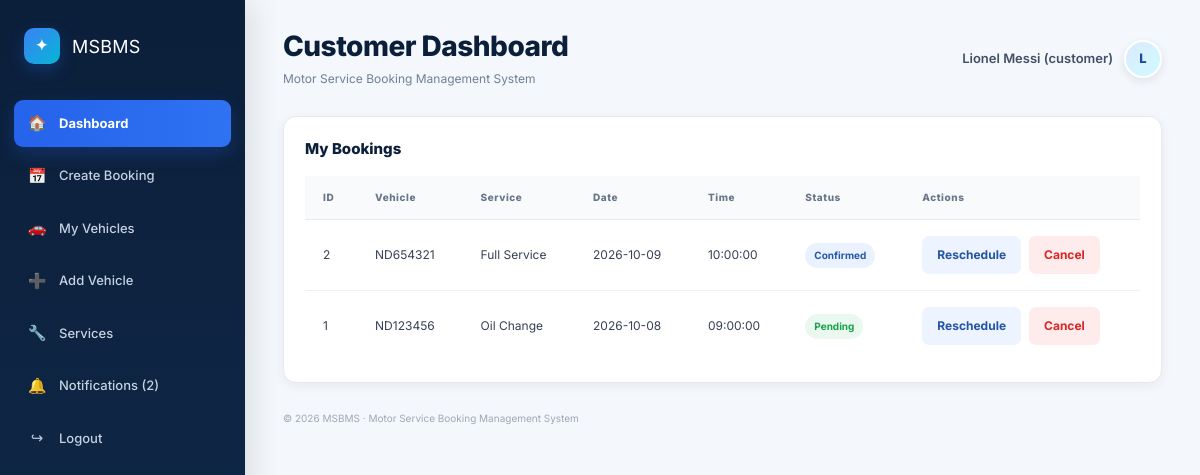
The page /public/customer.php (signed in) on the database its author committed.
### tables this page shows
CREATE TABLE bookings (booking_id INT AUTO_INCREMENT PRIMARY KEY, customer_id INT NOT NULL, vehicle_id INT NOT NULL, service_id INT NOT NULL, mechanic_id INT NULL, booking_date DATE NOT NULL, booking_time TIME NOT NULL, status ENUM('Pending','Confirmed','Canceled','Completed') NOT NULL DEFAULT 'Pending', notes TEXT, created_at DATETIME NOT NULL DEFAULT CURRENT_TIMESTAMP, FOREIGN KEY(customer_id) REFERENCES users(user_id) ON DELETE CASCADE, FOREIGN KEY(vehicle_id) REFERENCES vehicles(vehicle_id) ON DELETE CASCADE, FOREIGN KEY(service_id) REFERENCES services(service_id), FOREIGN KEY(mechanic_id) REFERENCES users(user_id));

CREATE TABLE vehicles (
vehicle_id INT AUTO_INCREMENT PRIMARY KEY,
customer_id INT NOT NULL,
registration_number VARCHAR(50) NOT NULL UNIQUE,
make VARCHAR(100) NOT NULL,
model VARCHAR(100) NOT NULL,
year INT NULL, vin VARCHAR(100) UNIQUE NULL,
created_at DATETIME NOT NULL DEFAULT CURRENT_TIMESTAMP,
FOREIGN KEY(customer_id) REFERENCES users(user_id) ON DELETE CASCADE);

CREATE TABLE services (
service_id INT AUTO_INCREMENT PRIMARY KEY,
service_name VARCHAR(150) NOT NULL,
description TEXT,
price DECIMAL(10,2) NOT NULL DEFAULT 0.00,
created_at DATETIME NOT NULL DEFAULT CURRENT_TIMESTAMP);

### app/bootstrap.php (called while the page is built, shortened)
<?php
spl_autoload_register(function (string $class): void {
    $directories = [
        __DIR__ . '/Core/',
        __DIR__ . '/Models/',
        __DIR__ . '/Repositories/',
        __DIR__ . '/Services/',
        __DIR__ . '/Controllers/',
    ];
    foreach ($directories as $directory) {
        $file = $directory . $class . '.php';
        if (file_exists($file)) {
            return;
        }
    }
});

### public/_init.php (called while the page is built, shortened)
<?php
require_once __DIR__ . '/../app/bootstrap.php';
$userRepo         = new UserRepository($db);
$vehicleRepo      = new VehicleRepository($db);
$serviceRepo      = new ServiceRepository($db);
$bookingRepo      = new BookingRepository($db);
$notificationRepo = new NotificationRepository($db);
$bookingService = new BookingService($bookingRepo, $vehicleRepo, $serviceRepo, $userRepo, $notificationRepo);
$bookingController      = new BookingController($bookingService, $bookingRepo, $vehicleRepo, $serviceRepo, $userRepo);
$notificationController = new NotificationController($notificationRepo);
function e(mixed $value): string
{
    return htmlspecialchars((string)$value, ENT_QUOTES, 'UTF-8');
}

### app/Core/Session.php (called while the page is built, shortened)
<?php
class Session
{
    public static function userId(): ?int
    {
        return isset($_SESSION['user_id']) ? (int) $_SESSION['user_id'] : null;
    }
    public static function role(): ?string
    {
        return $_SESSION['role'] ?? null;
    }
    public static function fullName(): ?string
    {
        return $_SESSION['full_name'] ?? null;
    }
}

### app/Repositories/NotificationRepository.php (called while the page is built, shortened)
<?php
class NotificationRepository
{
    public function unreadCount(int $userId): int { $s=$this->db->prepare('SELECT COUNT(*) total FROM notifications WHERE user_id=? AND is_read=0');$s->execute([$userId]);return(int)$s->fetch()['total'];}
}

### app/Controllers/NotificationController.php (called while the page is built, shortened)
<?php
class NotificationController
{
    public function unread(): int
    {
        return $this->notifications->unreadCount(Session::userId());
    }
}

### app/Repositories/BookingRepository.php (called while the page is built, shortened)
<?php
class BookingRepository
{
    public function findForCustomer(int $id): array { $s=$this->db->prepare("SELECT b.*,v.registration_number,v.make,v.model,s.service_name,s.price,m.full_name mechanic_name FROM bookings b JOIN vehicles v ON b.vehicle_id=v.vehicle_id JOIN services s ON b.service_id=s.service_id LEFT JOIN users m ON b.mechanic_id=m.user_id WHERE b.customer_id=? ORDER BY b.booking_date DESC,b.booking_time DESC");$s->execute([$id]);return$s->fetchAll(); }
}

### app/Controllers/BookingController.php (called while the page is built, shortened)
<?php
class BookingController
{
    public function customerBookings(): array
    {
        return $this->bookings->findForCustomer(Session::userId());
    }
}

### public/customer.php (the view, shortened to what this page needs)
<?php
require_once __DIR__ . '/_init.php';
$bookings = $bookingController->customerBookings();
function statusBadgeClass($status) {
    switch ($status) {
        case 'Upcoming':
        case 'Confirmed':
            return 'badge blue';
        default:
            return 'badge';
    }
}
?>
<!doctype html>
<html lang="en">
<head>
    <link rel="stylesheet" href="assets/styled.css">
</head>
<body>
<div class="app">
    <aside class="sidebar">
        <div class="logo"><span class="logo-mark">✦</span> MSBMS</div>
        <nav class="nav">
            <a class="active" href="index.php"><span class="icon">🏠</span>Dashboard</a>
            <a href="booking_create.php"><span class="icon">📅</span>Create Booking</a>
            <a href="vehicles.php"><span class="icon">🚗</span>My Vehicles</a>
            <a href="vehicle_create.php"><span class="icon">➕</span>Add Vehicle</a>
            <a href="services.php"><span class="icon">🔧</span>Services</a>
            <a href="notifications.php"><span class="icon">🔔</span>Notifications (<?= $notificationController->unread() ?>)</a>
            <?php if (Session::userId()): ?>
                <a href="logout.php"><span class="icon">↪</span>Logout</a>
            <?php endif; ?>
        </nav>
    </aside>
    <main class="main">
        <div class="topbar">
            <div class="title">
                <h1>Customer Dashboard</h1>
                <p>Motor Service Booking Management System</p>
            </div>
            <?php if (Session::userId()): ?>
                <div class="user">
                    <span><?= e(Session::fullName()) ?> (<?= e(Session::role()) ?>)</span>
                    <span class="avatar"><?= strtoupper(substr(Session::fullName(), 0, 1)) ?></span>
                </div>
            <?php endif; ?>
        </div>
        <div class="card section">
            <h2>My Bookings</h2>
            <div class="table-card">
                <table class="table">
                    <tr>
                        <th>ID</th>
                        <th>Vehicle</th>
                        <th>Service</th>
                        <th>Date</th>
                        <th>Time</th>
                        <th>Status</th>
                        <th>Actions</th>
                    </tr>
                    <?php foreach ($bookings as $b): ?>
                        <tr>
                            <td><?= e($b['booking_id']) ?></td>
                            <td><?= e($b['registration_number']) ?></td>
                            <td><?= e($b['service_name']) ?></td>
                            <td><?= e($b['booking_date']) ?></td>
                            <td><?= e($b['booking_time']) ?></td>
                            <td><span class="<?= statusBadgeClass($b['status']) ?>"><?= e($b['status']) ?></span></td>
                            <td>
                                <div class="actions">
                                    <?php if ($b['status'] !== 'Canceled' && $b['status'] !== 'Completed'): ?>
                                        <a class="btn secondary" href="booking_reschedule.php?id=<?= $b['booking_id'] ?>">Reschedule</a>
                                        <a class="btn danger" href="booking_cancel.php?id=<?= $b['booking_id'] ?>">Cancel</a>
                                    <?php endif; ?>
                                </div>
                            </td>
                        </tr>
                    <?php endforeach; ?>
                </table>
            </div>
        </div>
        <div style="margin-top:28px;color:#a0a8b5;font-size:10px">
            &copy; <?= date('Y') ?> MSBMS &middot; Motor Service Booking Management System
        </div>
    </main>
</div>
</body>
</html>

### public/assets/styled.css (style rules this page uses)
:root { --navy:#0b1f3a; --navy-2:#102b4f; --blue:#2563eb; --blue-dark:#1d4ed8; --blue-soft:#eaf1ff; --cyan:#06b6d4; --green:#16a34a; --green-soft:#eaf8ef; --orange:#d97706; --orange-soft:#fff5df; --red:#dc2626; --red-soft:#feecec; --text:#172033; --muted:#718096; --border:#e6eaf0; --surface:#ffffff; --bg:#f4f7fb; --shadow:0 10px 30px rgba(15,35,65,.07); --shadow-sm:0 3px 12px rgba(15,35,65,.06); }
* { box-sizing:border-box;margin:0;padding:0 }
html { scroll-behavior:smooth }
body { font-family:'Inter',Arial,Helvetica,sans-serif; background:var(--bg); color:var(--text); line-height:1.5; font-size:14px; }
a { text-decoration:none;color:inherit }
.app { display:flex;min-height:100vh }
.sidebar { width:245px; background:linear-gradient(180deg,var(--navy) 0%,#102a4c 100%); padding:20px 14px; position:fixed; left:0;top:0;bottom:0; color:#fff; box-shadow:8px 0 28px rgba(7,22,42,.10); z-index:20; }
.logo { height:52px; display:flex; align-items:center; gap:12px; padding:0 10px; margin-bottom:28px; font-size:18px; letter-spacing:.2px; color:#fff; }
.logo-mark { width:36px;height:36px; border-radius:10px; background:linear-gradient(135deg,#3b82f6,#06b6d4); display:grid;place-items:center; color:#fff;font-size:17px; box-shadow:0 6px 16px rgba(37,99,235,.28); }
.nav { display:flex;flex-direction:column;gap:6px }
.nav a { display:flex; align-items:center; gap:12px; padding:12px 13px; border-radius:9px; color:#c6d1e1; font-size:13px; font-weight:500; transition:.2s ease; }
.nav a.active { background:linear-gradient(90deg,#2563eb,#2f72f2); color:#fff; font-weight:700; box-shadow:0 7px 18px rgba(37,99,235,.24); }
.icon { width:20px;text-align:center;font-size:15px;opacity:.95 }
.main { margin-left:245px; flex:1; padding:30px 38px 42px; max-width:1600px; }
.topbar { display:flex; justify-content:space-between; align-items:center; margin-bottom:28px; }
.title h1 { font-size:28px; line-height:1.2; letter-spacing:-.5px; font-weight:800; color:var(--navy); margin-bottom:6px; }
.title p { color:var(--muted);font-size:12px }
.user { display:flex; align-items:center; gap:11px; color:#425066; font-size:13px; font-weight:600; }
.avatar { width:38px;height:38px; border-radius:50%; background:linear-gradient(135deg,#dbeafe,#cffafe); display:grid;place-items:center; color:#174a9c; font-weight:800; border:2px solid #fff; box-shadow:0 3px 10px rgba(20,50,90,.1); }
.card { background:var(--surface); border:1px solid var(--border); border-radius:13px; box-shadow:var(--shadow-sm); }
.table-card { overflow:hidden }
.btn { display:inline-flex; align-items:center; justify-content:center; gap:7px; background:linear-gradient(135deg,var(--blue),var(--blue-dark)); color:#fff; border:0; border-radius:7px; padding:10px 15px; font-size:12px; font-weight:700; cursor:pointer; box-shadow:0 5px 13px rgba(37,99,235,.18); transition:.2s ease; }
.btn.secondary { background:#edf3ff; color:#2155a5; box-shadow:none; }
.btn.danger { background:var(--red-soft); color:var(--red); box-shadow:none; }
.table { width:100%;border-collapse:collapse }
.table th { background:#f8fafc; color:#697689; text-align:left; font-size:10px; font-weight:800; letter-spacing:.55px; padding:14px 18px; border-bottom:1px solid var(--border); }
.table td { padding:16px 18px; font-size:12px; color:#354156; border-bottom:1px solid #edf0f4; vertical-align:middle; }
.table tr:last-child td { border-bottom:0 }
.badge { display:inline-flex; align-items:center; padding:5px 9px; border-radius:999px; font-size:10px; font-weight:700; background:var(--green-soft); color:var(--green); }
.badge.blue { background:var(--blue-soft);color:#2458ad }
.actions { display:flex;gap:8px }
.section { padding:21px }
.section h2 { font-size:15px; font-weight:800; color:var(--navy); margin-bottom:16px; }

### rows shown on the page
bookings: booking_id "2", vehicle.registration_number "ND654321", service.service_name "Full Service", booking_date "2026-10-09", booking_time "10:00:00", status "Confirmed"
bookings: booking_id "1", vehicle.registration_number "ND123456", service.service_name "Oil Change", booking_date "2026-10-08", booking_time "09:00:00", status "Pending"

### other values the page prints
$notificationController->unread() "2"
Session::fullName() "Lionel Messi"
Session::role() "customer"
substr(Session::fullName(), 0, 1) "L"
